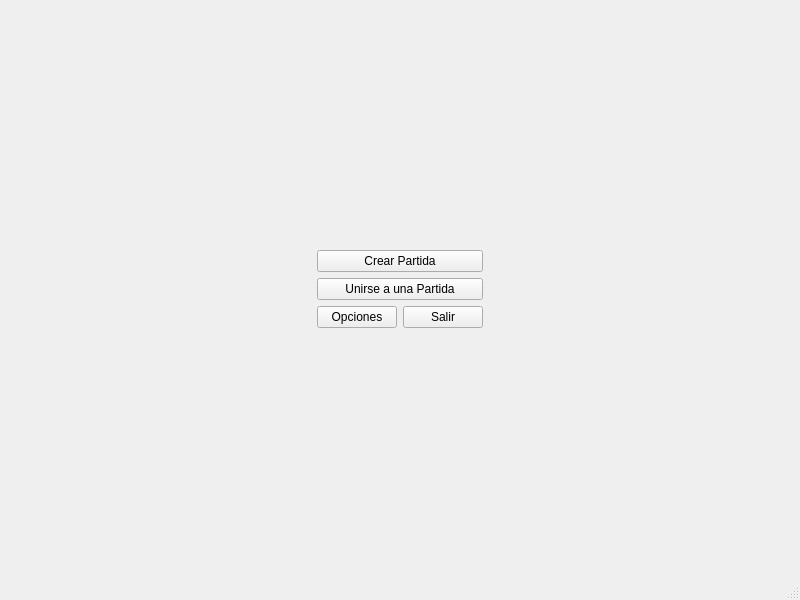
<?xml version="1.0" encoding="UTF-8"?>
<ui version="4.0">
 <class>MenuWindow</class>
 <widget class="QMainWindow" name="MenuWindow">
  <property name="geometry">
   <rect>
    <x>0</x>
    <y>0</y>
    <width>800</width>
    <height>600</height>
   </rect>
  </property>
  <property name="windowTitle">
   <string>MainWindow</string>
  </property>
  <widget class="QWidget" name="centralwidget">
   <layout class="QVBoxLayout" name="verticalLayout">
    <item>
     <widget class="QStackedWidget" name="stackedWidget">
      <widget class="QWidget" name="mainPage">
       <layout class="QHBoxLayout" name="horizontalLayout_2">
        <item>
         <spacer name="horizontalSpacer_2">
          <property name="orientation">
           <enum>Qt::Horizontal</enum>
          </property>
          <property name="sizeHint" stdset="0">
           <size>
            <width>288</width>
            <height>20</height>
           </size>
          </property>
         </spacer>
        </item>
        <item>
         <layout class="QVBoxLayout" name="verticalLayout_3">
          <item>
           <spacer name="verticalSpacer_2">
            <property name="orientation">
             <enum>Qt::Vertical</enum>
            </property>
            <property name="sizeHint" stdset="0">
             <size>
              <width>20</width>
              <height>40</height>
             </size>
            </property>
           </spacer>
          </item>
          <item>
           <widget class="QPushButton" name="createBtn">
            <property name="text">
             <string>Crear Partida</string>
            </property>
           </widget>
          </item>
          <item>
           <widget class="QPushButton" name="joinBtn">
            <property name="text">
             <string>Unirse a una Partida</string>
            </property>
           </widget>
          </item>
          <item>
           <layout class="QHBoxLayout" name="horizontalLayout_3">
            <item>
             <widget class="QPushButton" name="optionsBtn">
              <property name="text">
               <string>Opciones</string>
              </property>
             </widget>
            </item>
            <item>
             <widget class="QPushButton" name="quitBtn">
              <property name="text">
               <string>Salir</string>
              </property>
             </widget>
            </item>
           </layout>
          </item>
          <item>
           <spacer name="verticalSpacer_6">
            <property name="orientation">
             <enum>Qt::Vertical</enum>
            </property>
            <property name="sizeHint" stdset="0">
             <size>
              <width>20</width>
              <height>40</height>
             </size>
            </property>
           </spacer>
          </item>
         </layout>
        </item>
        <item>
         <spacer name="horizontalSpacer_4">
          <property name="orientation">
           <enum>Qt::Horizontal</enum>
          </property>
          <property name="sizeHint" stdset="0">
           <size>
            <width>288</width>
            <height>20</height>
           </size>
          </property>
         </spacer>
        </item>
       </layout>
      </widget>
      <widget class="QWidget" name="createPage">
       <layout class="QHBoxLayout" name="horizontalLayout_4">
        <item>
         <spacer name="horizontalSpacer_5">
          <property name="orientation">
           <enum>Qt::Horizontal</enum>
          </property>
          <property name="sizeHint" stdset="0">
           <size>
            <width>170</width>
            <height>20</height>
           </size>
          </property>
         </spacer>
        </item>
        <item>
         <layout class="QGridLayout" name="gridLayout_3">
          <item row="2" column="0">
           <widget class="QLabel" name="label_3">
            <property name="text">
             <string>Nombre del Usuario</string>
            </property>
            <property name="alignment">
             <set>Qt::AlignCenter</set>
            </property>
            <property name="margin">
             <number>10</number>
            </property>
           </widget>
          </item>
          <item row="5" column="1">
           <spacer name="verticalSpacer_8">
            <property name="orientation">
             <enum>Qt::Vertical</enum>
            </property>
            <property name="sizeHint" stdset="0">
             <size>
              <width>20</width>
              <height>40</height>
             </size>
            </property>
           </spacer>
          </item>
          <item row="0" column="1">
           <spacer name="verticalSpacer_7">
            <property name="orientation">
             <enum>Qt::Vertical</enum>
            </property>
            <property name="sizeHint" stdset="0">
             <size>
              <width>20</width>
              <height>40</height>
             </size>
            </property>
           </spacer>
          </item>
          <item row="2" column="1">
           <widget class="QLineEdit" name="userCreateInput"/>
          </item>
          <item row="3" column="1">
           <widget class="QLineEdit" name="matchCreateInput"/>
          </item>
          <item row="3" column="0">
           <widget class="QLabel" name="label_4">
            <property name="text">
             <string>Nombre de la Partida</string>
            </property>
            <property name="alignment">
             <set>Qt::AlignCenter</set>
            </property>
            <property name="margin">
             <number>10</number>
            </property>
           </widget>
          </item>
          <item row="1" column="1">
           <widget class="QLabel" name="errorMatchName">
            <property name="enabled">
             <bool>true</bool>
            </property>
            <property name="palette">
             <palette>
              <active>
               <colorrole role="WindowText">
                <brush brushstyle="SolidPattern">
                 <color alpha="255">
                  <red>239</red>
                  <green>41</green>
                  <blue>41</blue>
                 </color>
                </brush>
               </colorrole>
              </active>
              <inactive>
               <colorrole role="WindowText">
                <brush brushstyle="SolidPattern">
                 <color alpha="255">
                  <red>239</red>
                  <green>41</green>
                  <blue>41</blue>
                 </color>
                </brush>
               </colorrole>
              </inactive>
              <disabled>
               <colorrole role="WindowText">
                <brush brushstyle="SolidPattern">
                 <color alpha="255">
                  <red>190</red>
                  <green>190</green>
                  <blue>190</blue>
                 </color>
                </brush>
               </colorrole>
              </disabled>
             </palette>
            </property>
            <property name="text">
             <string>Nombre de partida ya utilizado.</string>
            </property>
            <property name="margin">
             <number>10</number>
            </property>
           </widget>
          </item>
          <item row="4" column="1">
           <widget class="QDialogButtonBox" name="createBtnBox">
            <property name="standardButtons">
             <set>QDialogButtonBox::Cancel|QDialogButtonBox::Ok</set>
            </property>
           </widget>
          </item>
         </layout>
        </item>
        <item>
         <spacer name="horizontalSpacer_6">
          <property name="orientation">
           <enum>Qt::Horizontal</enum>
          </property>
          <property name="sizeHint" stdset="0">
           <size>
            <width>169</width>
            <height>20</height>
           </size>
          </property>
         </spacer>
        </item>
       </layout>
      </widget>
      <widget class="QWidget" name="joinPage">
       <layout class="QHBoxLayout" name="horizontalLayout_5">
        <item>
         <spacer name="horizontalSpacer_8">
          <property name="orientation">
           <enum>Qt::Horizontal</enum>
          </property>
          <property name="sizeHint" stdset="0">
           <size>
            <width>166</width>
            <height>20</height>
           </size>
          </property>
         </spacer>
        </item>
        <item>
         <layout class="QGridLayout" name="gridLayout_5">
          <item row="1" column="1">
           <widget class="QLabel" name="errorJoinName">
            <property name="enabled">
             <bool>true</bool>
            </property>
            <property name="palette">
             <palette>
              <active>
               <colorrole role="WindowText">
                <brush brushstyle="SolidPattern">
                 <color alpha="255">
                  <red>239</red>
                  <green>41</green>
                  <blue>41</blue>
                 </color>
                </brush>
               </colorrole>
              </active>
              <inactive>
               <colorrole role="WindowText">
                <brush brushstyle="SolidPattern">
                 <color alpha="255">
                  <red>239</red>
                  <green>41</green>
                  <blue>41</blue>
                 </color>
                </brush>
               </colorrole>
              </inactive>
              <disabled>
               <colorrole role="WindowText">
                <brush brushstyle="SolidPattern">
                 <color alpha="255">
                  <red>190</red>
                  <green>190</green>
                  <blue>190</blue>
                 </color>
                </brush>
               </colorrole>
              </disabled>
             </palette>
            </property>
            <property name="text">
             <string>Nombre de usuario ya utilizado.</string>
            </property>
            <property name="margin">
             <number>10</number>
            </property>
           </widget>
          </item>
          <item row="2" column="0">
           <widget class="QLabel" name="label_7">
            <property name="text">
             <string>Nombre del Usuario</string>
            </property>
            <property name="alignment">
             <set>Qt::AlignCenter</set>
            </property>
            <property name="margin">
             <number>10</number>
            </property>
           </widget>
          </item>
          <item row="5" column="1">
           <widget class="QDialogButtonBox" name="joinBtnBox">
            <property name="standardButtons">
             <set>QDialogButtonBox::Cancel|QDialogButtonBox::Ok</set>
            </property>
           </widget>
          </item>
          <item row="4" column="1">
           <widget class="QListWidget" name="matchList"/>
          </item>
          <item row="6" column="1">
           <spacer name="verticalSpacer_11">
            <property name="orientation">
             <enum>Qt::Vertical</enum>
            </property>
            <property name="sizeHint" stdset="0">
             <size>
              <width>20</width>
              <height>40</height>
             </size>
            </property>
           </spacer>
          </item>
          <item row="2" column="1">
           <widget class="QLineEdit" name="userJoinInput"/>
          </item>
          <item row="0" column="1">
           <spacer name="verticalSpacer_12">
            <property name="orientation">
             <enum>Qt::Vertical</enum>
            </property>
            <property name="sizeHint" stdset="0">
             <size>
              <width>20</width>
              <height>40</height>
             </size>
            </property>
           </spacer>
          </item>
          <item row="4" column="0">
           <widget class="QLabel" name="label_8">
            <property name="text">
             <string>Partidas Existentes:</string>
            </property>
            <property name="alignment">
             <set>Qt::AlignHCenter|Qt::AlignTop</set>
            </property>
            <property name="margin">
             <number>10</number>
            </property>
           </widget>
          </item>
         </layout>
        </item>
        <item>
         <spacer name="horizontalSpacer_7">
          <property name="orientation">
           <enum>Qt::Horizontal</enum>
          </property>
          <property name="sizeHint" stdset="0">
           <size>
            <width>165</width>
            <height>20</height>
           </size>
          </property>
         </spacer>
        </item>
       </layout>
      </widget>
      <widget class="QWidget" name="startPage">
       <property name="layoutDirection">
        <enum>Qt::LeftToRight</enum>
       </property>
       <layout class="QGridLayout" name="gridLayout">
        <item row="4" column="2">
         <spacer name="verticalSpacer">
          <property name="orientation">
           <enum>Qt::Vertical</enum>
          </property>
          <property name="sizeHint" stdset="0">
           <size>
            <width>20</width>
            <height>40</height>
           </size>
          </property>
         </spacer>
        </item>
        <item row="1" column="2">
         <widget class="QLabel" name="label">
          <property name="text">
           <string>Presione el boton para iniciar la partida</string>
          </property>
         </widget>
        </item>
        <item row="0" column="2">
         <spacer name="verticalSpacer_3">
          <property name="orientation">
           <enum>Qt::Vertical</enum>
          </property>
          <property name="sizeHint" stdset="0">
           <size>
            <width>20</width>
            <height>40</height>
           </size>
          </property>
         </spacer>
        </item>
        <item row="3" column="0">
         <spacer name="horizontalSpacer">
          <property name="orientation">
           <enum>Qt::Horizontal</enum>
          </property>
          <property name="sizeHint" stdset="0">
           <size>
            <width>40</width>
            <height>20</height>
           </size>
          </property>
         </spacer>
        </item>
        <item row="3" column="3">
         <spacer name="horizontalSpacer_3">
          <property name="orientation">
           <enum>Qt::Horizontal</enum>
          </property>
          <property name="sizeHint" stdset="0">
           <size>
            <width>40</width>
            <height>20</height>
           </size>
          </property>
         </spacer>
        </item>
        <item row="3" column="2">
         <widget class="QPushButton" name="startBtn">
          <property name="sizePolicy">
           <sizepolicy hsizetype="Minimum" vsizetype="Fixed">
            <horstretch>0</horstretch>
            <verstretch>0</verstretch>
           </sizepolicy>
          </property>
          <property name="text">
           <string>EMPEZAR</string>
          </property>
         </widget>
        </item>
        <item row="2" column="2">
         <spacer name="verticalSpacer_4">
          <property name="orientation">
           <enum>Qt::Vertical</enum>
          </property>
          <property name="sizeHint" stdset="0">
           <size>
            <width>20</width>
            <height>40</height>
           </size>
          </property>
         </spacer>
        </item>
       </layout>
      </widget>
      <widget class="QWidget" name="waitPage">
       <layout class="QHBoxLayout" name="horizontalLayout">
        <item>
         <spacer name="horizontalSpacer_9">
          <property name="orientation">
           <enum>Qt::Horizontal</enum>
          </property>
          <property name="sizeHint" stdset="0">
           <size>
            <width>40</width>
            <height>20</height>
           </size>
          </property>
         </spacer>
        </item>
        <item>
         <widget class="QLabel" name="label_2">
          <property name="text">
           <string>ESPERANDO QUE LA PARTIDA SEA INICIADA</string>
          </property>
         </widget>
        </item>
        <item>
         <spacer name="horizontalSpacer_10">
          <property name="orientation">
           <enum>Qt::Horizontal</enum>
          </property>
          <property name="sizeHint" stdset="0">
           <size>
            <width>40</width>
            <height>20</height>
           </size>
          </property>
         </spacer>
        </item>
       </layout>
      </widget>
     </widget>
    </item>
   </layout>
  </widget>
  <widget class="QMenuBar" name="menubar">
   <property name="geometry">
    <rect>
     <x>0</x>
     <y>0</y>
     <width>800</width>
     <height>22</height>
    </rect>
   </property>
  </widget>
  <widget class="QStatusBar" name="statusbar"/>
 </widget>
 <resources/>
 <connections/>
</ui>
